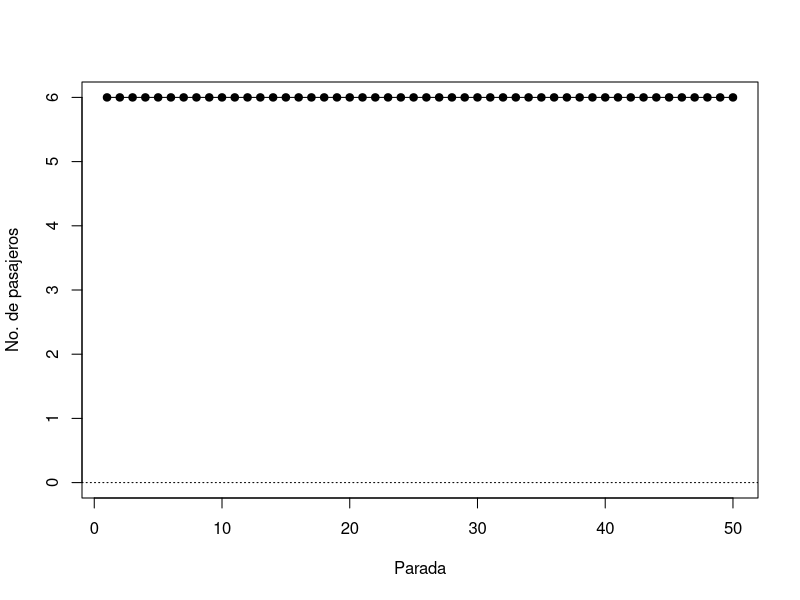

Source code (R):
# Rep. VI - ej. 3.c

# Instrucciones:
# Completar el código (dentro de los límites indicados) para que la simulación
# del ómnibus urbano incorpore las nuevas reglas descriptas en la letra.

# Objetivos:
# Utilizar sentencias condicionales de forma que se cumplan:
# - Bajadas: si el bus ya llegó a la parada 33, bajan rpois(1, 5) personas por
#            parada, de lo contrario son rpois(1, 2).
# - Subidas: si el bus está entre la parada 15 y la 35, suben rpois(1, 8)
#            personas por parada, de lo contrario son rpois(1, 3).j:w

paradas <- 50
maximo  <- 60
pasajeros <- rpois(1, 10)
registro  <- numeric(paradas)
nosuben   <- numeric(paradas)
# Se da por descontado que no queda nadie afuera en la primer
# parada del recorrido, por eso nosuben[1] == 0
registro[1] <- pasajeros
for (i in 2:paradas) {
#================ Su código comienza aquí: ================#
  # Bajan:



  # Suben:
  


  # Límites: (no es importante esta parte en este ejercicio)



#================ Su código termina aquí ==================#
  registro[i] <- pasajeros # Actualiza registro
}
plot(registro, type = "o", pch = 19, xlab='Parada', 
     ylab='No. de pasajeros', ylim = c(0, max(registro)))
abline(h = c(0, maximo), lty = 3)


